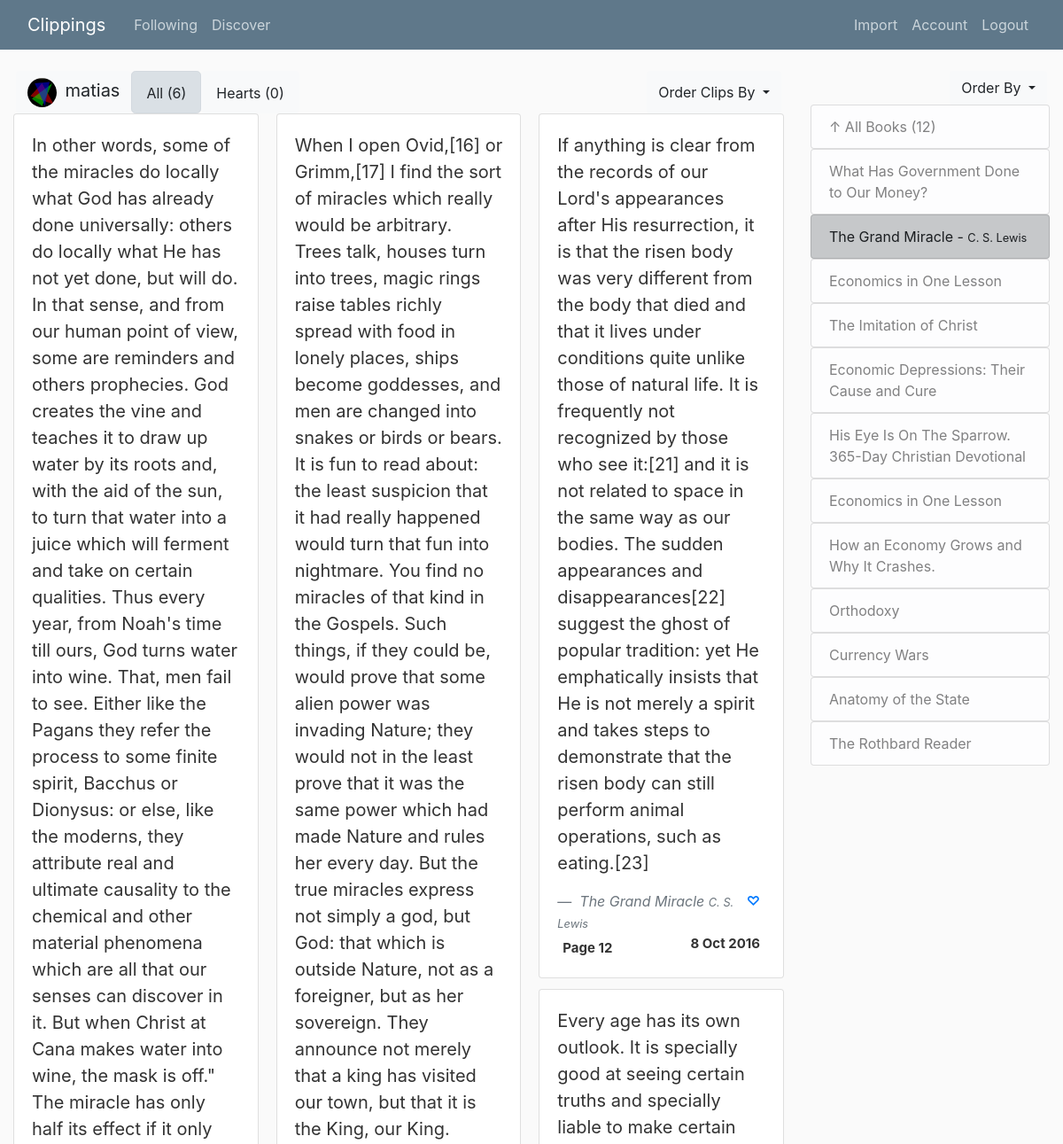
Before: /matias/The Grand Miracle (signed in, upper part) with the older database file.
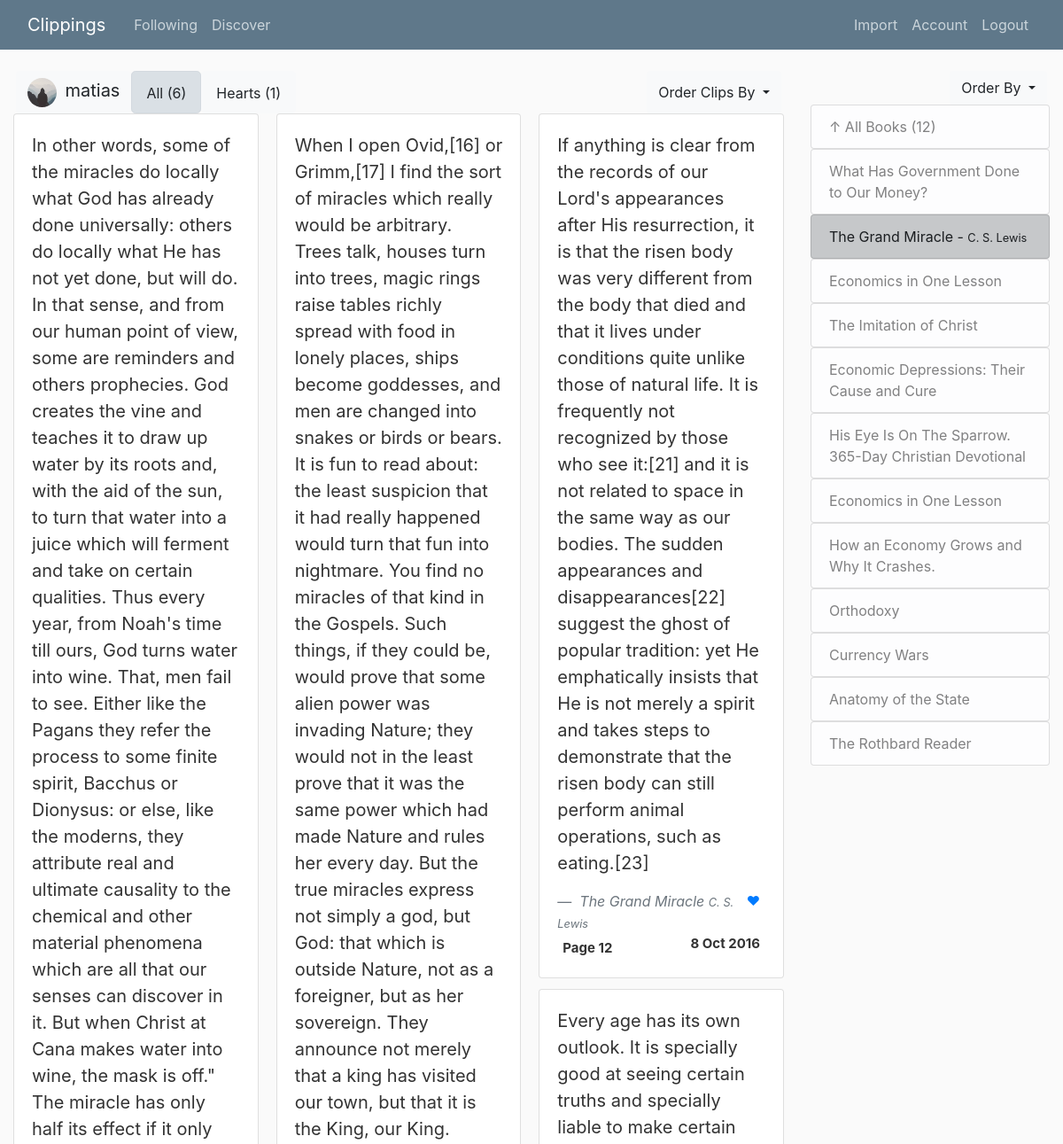
After: the same page with the newer database file.
### clippings/models.py (models this page shows, shortened)
class User(db.Model, UserMixin):
    id = db.Column(db.Integer, primary_key=True)
    username = db.Column(db.String(20), unique=True, nullable=False)
    email = db.Column(db.String(120), unique=True, nullable=False)
    image_file = db.Column(db.String(20), nullable=False, default='default.jpg')
    password = db.Column(db.String(60), nullable=False)
    posts = db.relationship('Post', backref='author', lazy=True)
    likes = db.relationship('Clip', secondary=likes, backref='liked_by', lazy=True)

class Clip(db.Model):
    id = db.Column(db.Integer, primary_key=True)
    title = db.Column(db.String(400), nullable=False)
    author = db.Column(db.String(400), nullable=False)
    page = db.Column(db.Integer, nullable=False)
    location = db.Column(db.String(20), nullable=False)
    date = db.Column(db.DateTime, nullable=False, default=datetime.utcnow)
    clipping = db.Column(db.Text, nullable=False)
    is_favorite = db.Column(db.Boolean, default=False, nullable=False)
    user_id = db.Column(db.Integer, db.ForeignKey('user.id'), nullable=False)

### clippings/clips/routes.py (the view)
@clips.route("/<string:username>", methods=['GET', 'POST'])
@clips.route("/<string:username>/<string:title>", methods=['GET', 'POST'])
def user_book(username, title=None):
    user = User.query.filter_by(username=username).first_or_404()
    page = request.args.get('page', 1, type=int)
    clip_order = request.args.get('order_by', 'date.desc()')
    book_order = request.args.get('book_order', 'date.desc()')
    order = order_by.get(clip_order)
    b_order = order_by.get(book_order)
    clips_count = 0
    favorite_id = request.args.get('favorite_id')
    show_favorites = request.args.get('favorite')
    if(favorite_id):
        add_favorite(favorite_id)
    if(title == None):
        clips = Clip.query.filter_by(user_id=user.id).order_by(order).paginate(per_page=30, page=page)
        clips_count = Clip.query.filter_by(user_id=user.id).count()
        favorite_count = Clip.query.filter_by(user_id=user.id, is_favorite=True).count()
        if(show_favorites):
            clips = Clip.query.filter_by(user_id=user.id, is_favorite=True).order_by(order).paginate(per_page=30, page=page)
    else:
        clip_order = request.args.get('order_by', 'page.asc()')
        order = order_by.get(clip_order)
        clips = Clip.query.filter_by(user_id=user.id, title=title).order_by(order).paginate(per_page=30, page=page)
        clips_count = Clip.query.filter_by(user_id=user.id, title=title).count()
        favorite_count = Clip.query.filter_by(user_id=user.id, title=title, is_favorite=True).count()
        if(show_favorites):
            clips = Clip.query.filter_by(user_id=user.id, title=title, is_favorite=True).order_by(order).paginate(per_page=30, page=page)
    books = Clip.query.filter_by(user_id=user.id).order_by(b_order).group_by(Clip.title).distinct(Clip.title)
    books_count = Clip.query.filter_by(user_id=user.id).order_by(b_order).group_by(Clip.title).distinct(Clip.title).count()
    return render_template('user_book.html.j2', clips=clips, user=user, books=books, title_selected=title,
                           order_by=clip_order, book_order=book_order, clips_count=clips_count, books_count=books_count,
                           add_favorite=add_favorite, favorite_count=favorite_count, favorite=show_favorites)

### clippings/models.py (called while the page is built)
@login_manager.user_loader
def load_user(user_id):
    return User.query.get(int(user_id))

### clippings/templates/user_book.html.j2 (shortened to what this page needs)
{% extends 'layout.html.j2' %}
{% block content_header %}
{% include 'clip_sort.html.j2' with context%}
{% endblock content_header %}
{% block content %}
<div class="card-columns">
        {% for clip in clips.items %}
        <div class="card">
                <div class="card-body">
                    <blockquote class="blockquote mb-0">
                        <p>{{ clip.clipping }}</p>
                        {% if clip.is_favorite %}
                            {% if user == current_user%}
                                <a href="{{url_for('clips.user_book', username=user.username, title=title_selected, page=page_num, order_by=order_by, favorite=favorite, favorite_id=clip.id)}}"><span class="badge float-right">❤</span></a>
                            {% else %}
                                <span class="badge float-right">❤</span>
                            {% endif %}
                        {% else %}
                            {% if user == current_user%}
                                <a href="{{url_for('clips.user_book', username=user.username, title=title_selected, page=page_num, order_by=order_by, favorite=favorite, favorite_id=clip.id)}}"><span class="badge float-right">♡</span></a>
                             {% else %}
                                <span class="badge float-right">♡</span>
                            {% endif %}
                        {% endif %}
                        <footer class="blockquote-footer">
                            <cite title="title, author"> {{ clip.title }}
                                <small>{{ clip.author }}</small>
                            </cite>
                        </footer>
                        <div class="badge"> Page {{ clip.page }} </div>
                        <span class="badge float-right">{{ clip.date.strftime("%-d %b %Y") }}</span>
                    </blockquote>
                </div>
        </div>
        {% endfor %}
</div>
{% endblock content %}
{% block sidebar_header %}
    {% include 'book_sort.html.j2' with context%}
{% endblock sidebar_header %}
{% block left_sidebar %}
            <ul class="list-group">
            <a href="{{url_for('clips.user_book', username=user.username)}}">
                    <li class="list-group-item list-group-item-light"> 	&uarr; All Books ({{(books_count)}})</li></a>
            {% for book in books%}
                {% if book.title == title_selected%}
                    <a href="{{url_for('clips.user_book', username=user.username, order_by=order_by, book_order=book_order)}}">
                    <li class="list-group-item list-group-item-dark">{{book.title}}
                    - <small>{{ book.author }}</small></li></a>
                {% else %}
                    <a href="{{url_for('clips.user_book', username=user.username, title=book.title, order_by='page.asc()', book_order=book_order)}}">
                    <li class="list-group-item list-group-item-light">{{book.title}}</li>
                    </a>
                {% endif %}
            {% endfor %}
            </ul>
{% endblock left_sidebar %}

### clippings/templates/clip_sort.html.j2 (shortened to what this page needs)
<div class="row" style="margin-right:3px; margin-left: 3px;">
    <button type="button" class="btn btn-light">
    <img class="rounded-circle header-img" src="{{ url_for('static', filename='profile_pics/' + user.image_file) }}">
    <span style="font-size: 1.25rem;">{{user.username}}<span></button>
        {% if favorite == 'true' %}
            <a href="{{url_for('clips.user_book', username=user.username, title=title_selected, page=page_num, order_by=order_by)}}">
            <button class="btn btn-lg btn-light"><span style="font-size: 1rem;">All ({{(clips_count)}})<span></button>
            </a>
            <a href="{{url_for('clips.user_book', username=user.username, title=title_selected, page=page_num, order_by=order_by, favorite='true')}}">
            <button class="btn btn-lg btn-light active"><span style="font-size: 1rem;">Hearts ({{(favorite_count)}})<span></button>
            </a>
        {% else %}
            <a href="{{url_for('clips.user_book', username=user.username, title=title_selected, page=page_num, order_by=order_by)}}">
            <button class="btn btn-lg btn-light active"><span style="font-size: 1rem;">All ({{(clips_count)}})<span></button>
            </a>
            <a href="{{url_for('clips.user_book', username=user.username, title=title_selected, page=page_num, order_by=order_by, favorite='true')}}">
            <button class="btn btn-lg btn-light"><span style="font-size: 1rem;">Hearts ({{(favorite_count)}})<span></button>
            </a>
        {% endif %}
        <button class="btn btn-secondary btn-light dropdown-toggle ml-auto" type="button" id="dropdownMenuButton" data-toggle="dropdown" aria-haspopup="true" aria-expanded="false">
         Order Clips By
        </button>
</div>

Changed rows visible on the page:
changed User "matias": image_file: picture removed, a placeholder shows
changed Clip "8 Oct 2016": is_favorite "♡" → "❤"
Other visible differences:
{{ (favorite_count) }}: "0" → "1"
